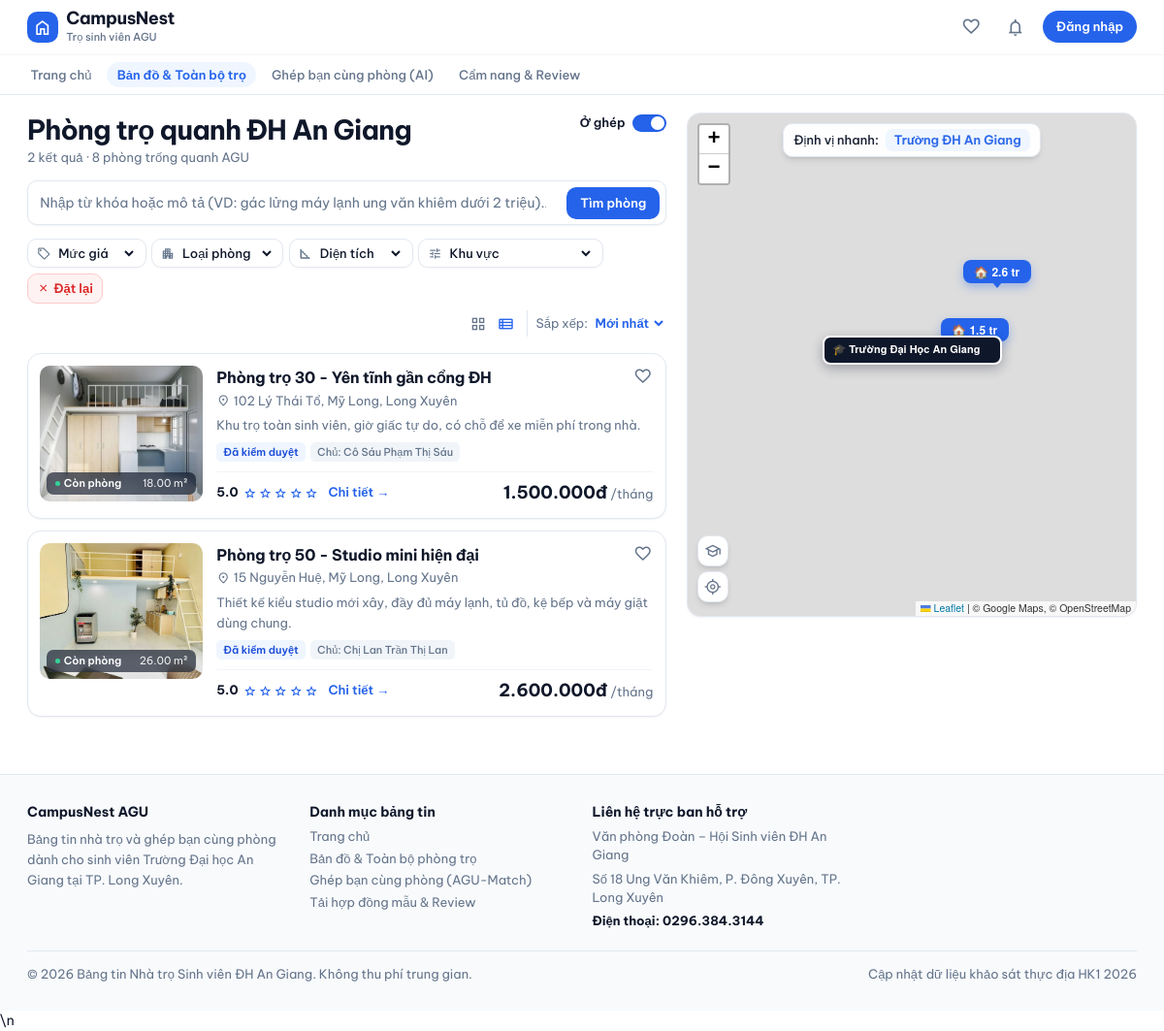
The page /danhsach.php?tag=tu-do on the database as committed earlier.
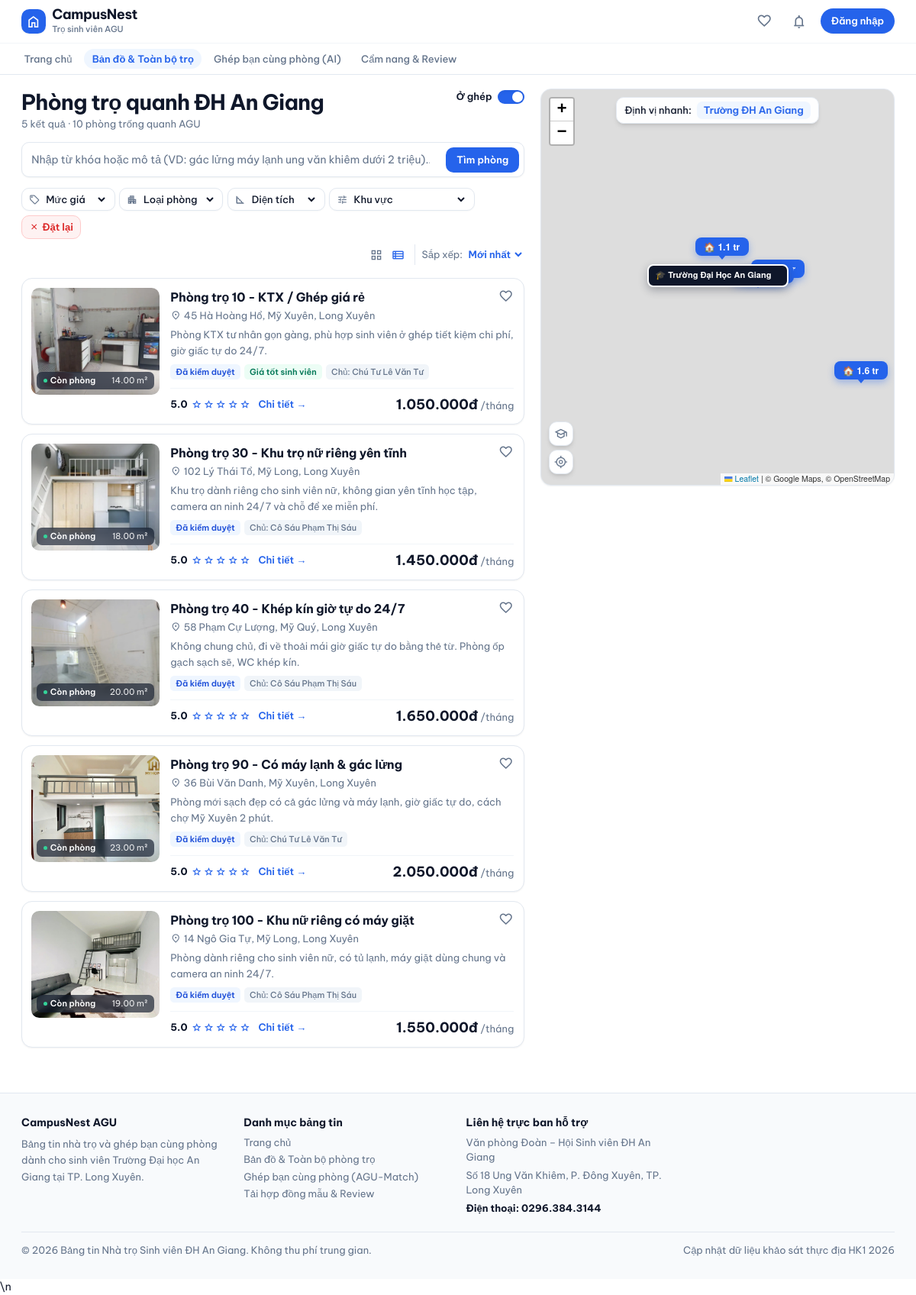
The same page on the database as committed later.
### tables this page shows
CREATE TABLE PhongTro (
    MaPhong INT AUTO_INCREMENT PRIMARY KEY,
    MaNhaTro INT NOT NULL,
    TenPhong VARCHAR(100) NOT NULL,
    GiaThue DECIMAL(12,2) NOT NULL,
    DienTich DECIMAL(6,2),
    TienDien DECIMAL(10,2),
    TienNuoc DECIMAL(10,2),
    TienWifi DECIMAL(10,2) DEFAULT 0,
    ChiPhiKhac TEXT,
    MoTa TEXT,
    
     
    TrangThai ENUM('ConPhong', 'DaThue', 'DangBaoTri') DEFAULT 'ConPhong',
    
     
    TrangThaiDuyet ENUM('ChoDuyet', 'DaDuyet', 'TuChoi') DEFAULT 'ChoDuyet',
    
    NgayDang DATETIME DEFAULT CURRENT_TIMESTAMP,
    NgayCapNhat DATETIME DEFAULT CURRENT_TIMESTAMP ON UPDATE CURRENT_TIMESTAMP,

    FOREIGN KEY (MaNhaTro)
        REFERENCES NhaTro(MaNhaTro)
        ON DELETE CASCADE
);

CREATE TABLE NhaTro (
    MaNhaTro INT AUTO_INCREMENT PRIMARY KEY,
    MaChuTro INT NOT NULL,
    TenNhaTro VARCHAR(150) NOT NULL,
    DiaChi VARCHAR(255) NOT NULL,
    MoTa TEXT,
    ViDo DECIMAL(10,7),           
    KinhDo DECIMAL(10,7),         
    NgayTao DATETIME DEFAULT CURRENT_TIMESTAMP,

    FOREIGN KEY (MaChuTro) 
        REFERENCES NguoiDung(MaNguoiDung) 
        ON DELETE CASCADE
);

CREATE TABLE NguoiDung (
    MaNguoiDung INT AUTO_INCREMENT PRIMARY KEY,
    HoTen VARCHAR(100) NOT NULL,
    SoDienThoai VARCHAR(15),
    Email VARCHAR(100) UNIQUE NOT NULL,
    MatKhau VARCHAR(255) NOT NULL,
    AnhDaiDien VARCHAR(255) DEFAULT 'assets/images/default-avatar.png',
    VaiTro ENUM('SinhVien', 'ChuTro', 'QuanTriVien') DEFAULT 'SinhVien',
    
     
    SoCCCD VARCHAR(20),
    AnhXacThucCCCD VARCHAR(255),
    DaXacThucChinhChu BOOLEAN DEFAULT FALSE,
    
    TrangThai ENUM('HoatDong', 'BiKhoa') DEFAULT 'HoatDong',
    NgayTao DATETIME DEFAULT CURRENT_TIMESTAMP
);

### danhsach.php (the view, shortened to what the changed rows need)
<?php
require_once __DIR__ . '/cauhinh/database.php';
$filterTag       = $_GET['tag']       ?? '';
$where  = ["p.TrangThaiDuyet = 'DaDuyet'", "p.TrangThai = 'ConPhong'"];
$params = [];
$types  = '';
if ($filterTag === 'gan-truong') {
    $where[] = "(n.DiaChi LIKE '%Ung Văn Khiêm%' OR n.DiaChi LIKE '%Võ Thị Sáu%' OR n.DiaChi LIKE '%Ung Van Khiem%')";
} elseif ($filterTag === 'tu-do') {
    $where[] = "(p.MoTa LIKE '%tự do%' OR p.MoTa LIKE '%tu do%' OR p.MoTa LIKE '%24/7%')";
} elseif ($filterTag === 'may-lanh') {
    $where[] = "(p.MoTa LIKE '%máy lạnh%' OR p.MoTa LIKE '%may lanh%' OR p.MoTa LIKE '%điều hòa%')";
} elseif ($filterTag === 'nu-rieng') {
    $where[] = "(p.MoTa LIKE '%nữ%' OR p.MoTa LIKE '%nu%')";
}
$orderBy = "p.NgayDang DESC";
$sql = "
    SELECT p.MaPhong, p.TenPhong, p.GiaThue, p.DienTich, p.TrangThai, p.NgayDang, p.MoTa,
           n.TenNhaTro, n.DiaChi, n.ViDo, n.KinhDo,
           u.HoTen AS TenChuTro, u.SoDienThoai,
           (SELECT h.DuongDan FROM HinhAnhPhongTro h WHERE h.MaPhong = p.MaPhong AND h.LaAnhChinh = 1 LIMIT 1) AS AnhChinh,
           (SELECT GROUP_CONCAT(ti.TenTienIch SEPARATOR ', ') FROM PhongTro_TienIch pt JOIN TienIch ti ON pt.MaTienIch = ti.MaTienIch WHERE pt.MaPhong = p.MaPhong) AS DsTienIch
    FROM PhongTro p
    JOIN NhaTro n ON p.MaNhaTro = n.MaNhaTro
    JOIN NguoiDung u ON n.MaChuTro = u.MaNguoiDung
    WHERE " . implode(' AND ', $where) . "
    ORDER BY {$orderBy}
";
if (!empty($params)) {
    $stmt = $conn->prepare($sql);
    $stmt->bind_param($types, ...$params);
    $stmt->execute();
    $res = $stmt->get_result();
} else {
    $res = $conn->query($sql);
}
$dsPhong = $res ? $res->fetch_all(MYSQLI_ASSOC) : [];
$tongPhong = count($dsPhong);
$soPhongMoiTrang = 6;
$tongTrang = max(1, (int)ceil($tongPhong / $soPhongMoiTrang));
$trangSo = max(1, min($tongTrang, (int)($_GET['trang'] ?? 1)));
$viTriBatDau = ($trangSo - 1) * $soPhongMoiTrang;
$dsPhongHienThi = array_slice($dsPhong, $viTriBatDau, $soPhongMoiTrang);
$resKpi = $conn->query("SELECT COUNT(*) AS c FROM PhongTro WHERE TrangThaiDuyet = 'DaDuyet' AND TrangThai = 'ConPhong'");
$kpiTong = $resKpi ? (int)($resKpi->fetch_assoc()['c'] ?? 0) : 0;
$phongDaLuuIds = [];
include_once __DIR__ . '/dungchung/header.php';
?>
<link rel="stylesheet" href="https://unpkg.com/leaflet@1.9.4/dist/leaflet.css" />
<div class="max-w-[1440px] mx-auto px-4 sm:px-6 lg:px-8 py-5">
  <div class="grid grid-cols-1 lg:grid-cols-12 gap-6 items-start">
    <div id="explore-list-col" class="lg:col-span-7 space-y-4">
      <div class="flex items-start justify-between gap-3">
        <div>
          <h1 class="text-xl sm:text-2xl font-bold text-text-main tracking-tight">Phòng trọ quanh ĐH An Giang</h1>
          <p class="text-xs text-text-sub mt-0.5 tnum">
            <?= $tongPhong ?> kết quả · <?= $kpiTong ?> phòng trống quanh AGU
          </p>
        </div>
      </div>
      <?php if (empty($dsPhong)): ?>
      <div class="py-20 text-center space-y-4 bg-bg-main rounded-2xl border border-border-warm border-dashed">
        <span class="material-symbols-outlined text-5xl text-text-sub block mx-auto">search_off</span>
        <div>
          <p class="text-base font-bold text-text-main">Không tìm thấy phòng trọ phù hợp</p>
          <p class="text-xs text-text-sub mt-1">Hãy thử xóa bớt điều kiện lọc hoặc quay lại sau khi chủ trọ đăng tin mới.</p>
        </div>
        <div class="pt-2 flex items-center justify-center gap-3">
          <a href="/DoAn_TimNhaTroSV_QLDAPM/danhsach.php"
             class="px-4 py-2 rounded-btn border border-border-warm bg-bg-main text-text-main font-semibold text-xs card-hover">
            Xem tất cả phòng
          </a>
          <?php if (daDangNhap() && coVaiTro('ChuTro')): ?>
          <a href="/DoAn_TimNhaTroSV_QLDAPM/chutro/dangtin.php"
             class="inline-flex items-center gap-1.5 px-4 py-2 rounded-btn bg-accent text-white font-semibold text-xs">
            <span class="material-symbols-outlined text-[16px]">post_add</span>Đăng tin phòng trọ
          </a>
          <?php endif; ?>
        </div>
      </div>
      <?php else: ?>
      <div id="room-list-grid" class="grid grid-cols-1 gap-3.5">
        <?php foreach ($dsPhongHienThi as $p):
          $gia    = number_format($p['GiaThue'], 0, ',', '.');
          $dien   = $p['DienTich'] ? $p['DienTich'] . ' m²' : '—';
          $diachi = $p['DiaChi'] ?? '—';
          $anh    = $p['AnhChinh'] ?: '';
          $ngay   = $p['NgayDang'] ? date('d/m/Y', strtotime($p['NgayDang'])) : '—';
          $mota   = trim(strip_tags($p['MoTa'] ?? ''));
          $daLuu  = in_array((int)$p['MaPhong'], $phongDaLuuIds, true);
        ?>
        <article class="bg-bg-main rounded-2xl border border-border-warm card-hover p-3.5 flex flex-col sm:flex-row gap-4 group cursor-pointer transition-all duration-200 shadow-sm hover:shadow-md"
                 onclick="focusRoomOnMap(<?= $p['MaPhong'] ?>)">
          <div class="relative overflow-hidden w-full sm:w-48 h-44 sm:h-40 rounded-xl bg-bg-sub shrink-0">
            <?php if ($anh): ?>
            <img loading="lazy" src="<?= htmlspecialchars($anh) ?>" alt="<?= htmlspecialchars($p['TenPhong']) ?>"
                 onerror="this.style.display='none'"
                 class="w-full h-full object-cover transition-transform duration-300 group-hover:scale-[1.04]">
            <?php else: ?>
            <div class="w-full h-full flex items-center justify-center text-text-sub">
              <span class="material-symbols-outlined text-4xl">image_not_supported</span>
            </div>
            <?php endif; ?>
            <div class="absolute bottom-2 left-2 right-2 px-2.5 py-1 rounded-lg bg-slate-900/65 backdrop-blur-sm text-white text-[11px] flex items-center justify-between">
              <span class="font-semibold flex items-center gap-1">
                <span class="w-1.5 h-1.5 rounded-full bg-emerald-400"></span>Còn phòng
              </span>
              <span class="tnum opacity-90"><?= $dien ?></span>
            </div>
          </div>
          <div class="flex-1 min-w-0 flex flex-col justify-between gap-2">
            <div>
              <div class="flex items-start justify-between gap-2">
                <a href="/DoAn_TimNhaTroSV_QLDAPM/chitiet.php?id=<?= $p['MaPhong'] ?>" class="min-w-0 flex-1" onclick="event.stopPropagation()">
                  <h2 class="text-base font-bold text-text-main group-hover:text-accent transition-colors line-clamp-1"><?= htmlspecialchars($p['TenPhong']) ?></h2>
                </a>
                <button type="button"
                        onclick="event.stopPropagation(); toggleYeuThich(<?= (int)$p['MaPhong'] ?>, this)"
                        title="<?= $daLuu ? 'Bỏ lưu phòng' : 'Lưu vào phòng yêu thích' ?>"
                        class="w-8 h-8 rounded-full hover:bg-slate-100 flex items-center justify-center transition-colors shrink-0 -mt-1 -mr-1">
                  <span class="material-symbols-outlined text-[20px] <?= $daLuu ? 'text-red-500 fill-1' : 'text-text-sub' ?>">
                  </span>
                </button>
              </div>
              <p class="text-xs text-text-sub flex items-center gap-1 mt-0.5 line-clamp-1">
                <span class="material-symbols-outlined text-[14px] shrink-0">location_on</span>
                <span class="truncate"><?= htmlspecialchars($diachi) ?></span>
              </p>
              <p class="text-xs text-text-sub mt-1.5 line-clamp-2 leading-relaxed">
                <?= $mota ? htmlspecialchars($mota) : 'Chủ trọ: ' . htmlspecialchars($p['TenChuTro']) . ' · Đăng ngày ' . $ngay ?>
              </p>
              <div class="flex flex-wrap items-center gap-1.5 mt-2">
                <span class="px-2 py-0.5 rounded-md bg-status-green-bg text-status-green-text text-[11px] font-semibold">
                  Đã kiểm duyệt
                </span>
                <?php if ((float)$p['GiaThue'] <= 1300000): ?>
                <span class="px-2 py-0.5 rounded-md bg-status-amber-bg text-status-amber-text text-[11px] font-semibold">
                  Giá tốt sinh viên
                </span>
                <?php endif; ?>
                <span class="px-2 py-0.5 rounded-md bg-slate-100 text-text-sub text-[11px] font-medium">
                  Chủ: <?= htmlspecialchars($p['TenChuTro']) ?>
                </span>
              </div>
            </div>
            <div class="flex items-center justify-between gap-2 pt-2 border-t border-slate-100 mt-1" onclick="event.stopPropagation()">
              <div class="flex items-center gap-2">
                <div class="flex items-center gap-0.5 text-accent">
                  <span class="text-xs font-bold text-text-main mr-1 tnum">5.0</span>
                  <span class="material-symbols-outlined text-[14px]">star</span>
                  <span class="material-symbols-outlined text-[14px]">star</span>
                  <span class="material-symbols-outlined text-[14px]">star</span>
                  <span class="material-symbols-outlined text-[14px]">star</span>
                  <span class="material-symbols-outlined text-[14px]">star</span>
                </div>
                <a href="/DoAn_TimNhaTroSV_QLDAPM/chitiet.php?id=<?= $p['MaPhong'] ?>"
                   class="text-xs font-semibold text-accent hover:underline ml-1">
                  Chi tiết →
                </a>
              </div>
              <div class="text-right shrink-0">
                <span class="text-lg font-bold text-text-main tnum"><?= $gia ?>đ</span>
                <span class="text-xs text-text-sub">/tháng</span>
              </div>
            </div>
          </div>
        </article>
        <?php endforeach; ?>
      </div>
      <?php endif; ?>
    </div>
    <aside id="explore-map-panel" class="lg:col-span-5 lg:sticky lg:top-20">
      <div class="relative w-full h-[440px] lg:h-[520px] rounded-2xl border border-border-warm overflow-hidden shadow-sm bg-slate-100" style="min-height: 440px;">
        <div class="absolute top-3 left-1/2 -translate-x-1/2 z-[400] bg-white/95 backdrop-blur-sm border border-slate-200 rounded-btn px-3 py-1.5 shadow-md flex items-center gap-2 text-xs whitespace-nowrap">
          <span class="text-text-main font-medium">Định vị nhanh:</span>
          <button type="button" onclick="flyToAGU()" class="px-2.5 py-0.5 rounded-lg bg-status-green-bg text-accent font-semibold hover:bg-blue-100 transition-colors">Trường ĐH An Giang</button>
        </div>
        <div class="absolute bottom-4 left-3 z-[400] flex flex-col gap-1.5">
          <button type="button" onclick="flyToAGU()" title="Tới Trường Đại Học An Giang" class="w-9 h-9 rounded-xl bg-white border border-slate-200 shadow-md flex items-center justify-center text-text-sub hover:text-accent transition-colors">
          </button>
          <button type="button" onclick="if(map){map.setView(AGU_CAMPUS, 15);}" title="Đưa bản đồ về mặc định" class="w-9 h-9 rounded-xl bg-white border border-slate-200 shadow-md flex items-center justify-center text-text-sub hover:text-accent transition-colors">
          </button>
        </div>
        <div id="real-map" class="w-full h-full z-0" style="width: 100%; height: 100%; min-height: 440px;"></div>
      </div>
    </aside>
  </div>
</div>
<?php include_once __DIR__ . '/dungchung/footer.php'; ?>\n

Rows that differ between the two databases and show on the page:
no longer on this page (row edited): phongtro: shows a picture, DienTich "26.00 m²", TenPhong "Phòng trọ 50 - Studio mini hiện đại", MaNhaTro.DiaChi "15 Nguyễn Huệ, Mỹ Long, Long Xuyên", MoTa "Thiết kế kiểu studio mới xây, đầy đủ máy lạnh, tủ đồ, kệ bếp và máy giặt dùng chung.", nguoidung.HoTen "Chị Lan Trần Thị Lan", GiaThue "2.600.000"
now on this page (row edited): phongtro: shows a picture, DienTich "14.00 m²", TenPhong "Phòng trọ 10 - KTX / Ghép giá rẻ", MaNhaTro.DiaChi "45 Hà Hoàng Hổ, Mỹ Xuyên, Long Xuyên", MoTa "Phòng KTX tư nhân gọn gàng, phù hợp sinh viên ở ghép tiết kiệm chi phí, giờ giấc tự do 24/7.", shows "Giá tốt sinh viên", nguoidung.HoTen "Chú Tư Lê Văn Tư", GiaThue "1.050.000"
changed phongtro "18.00 m²": TenPhong "Phòng trọ 30 - Yên tĩnh gần cổng ĐH" → "Phòng trọ 30 - Khu trọ nữ riêng yên tĩnh"; MoTa "Khu trọ toàn sinh viên, giờ giấc tự do, có chỗ để xe miễn phí trong nhà." → "Khu trọ dành riêng cho sinh viên nữ, không gian yên tĩnh học tập, camera an ninh 24/7 và chỗ để xe miễn phí."; GiaThue "1.500.000" → "1.450.000"
now on this page (row edited): phongtro: shows a picture, DienTich "20.00 m²", TenPhong "Phòng trọ 40 - Khép kín giờ tự do 24/7", MaNhaTro.DiaChi "58 Phạm Cự Lượng, Mỹ Quý, Long Xuyên", MoTa "Không chung chủ, đi về thoải mái giờ giấc tự do bằng thẻ từ. Phòng ốp gạch sạch sẽ, WC khép kín.", nguoidung.HoTen "Cô Sáu Phạm Thị Sáu", GiaThue "1.650.000"
added phongtro: shows a picture, DienTich "23.00 m²", TenPhong "Phòng trọ 90 - Có máy lạnh & gác lửng", MaNhaTro.DiaChi "36 Bùi Văn Danh, Mỹ Xuyên, Long Xuyên", MoTa "Phòng mới sạch đẹp có cả gác lửng và máy lạnh, giờ giấc tự do, cách chợ Mỹ Xuyên 2 phút.", nguoidung.HoTen "Chú Tư Lê Văn Tư", GiaThue "2.050.000"
added phongtro: shows a picture, DienTich "19.00 m²", TenPhong "Phòng trọ 100 - Khu nữ riêng có máy giặt", MaNhaTro.DiaChi "14 Ngô Gia Tự, Mỹ Long, Long Xuyên", MoTa "Phòng dành riêng cho sinh viên nữ, có tủ lạnh, máy giặt dùng chung và camera an ninh 24/7.", nguoidung.HoTen "Cô Sáu Phạm Thị Sáu", GiaThue "1.550.000"
Other text that changed with them:
$tongPhong: "2" → "5"
$kpiTong: "8" → "10"
text written by a page script: "🎓 Trường Đại Học An Giang 🏠 1.5 tr 🏠 2.6 tr + − Leaflet | © Google Maps, © OpenStreetMap" → "🎓 Trường Đại Học An Giang 🏠 1.1 tr 🏠 1.6 tr + − Leaflet | © Google Maps, © OpenStreetMap"
